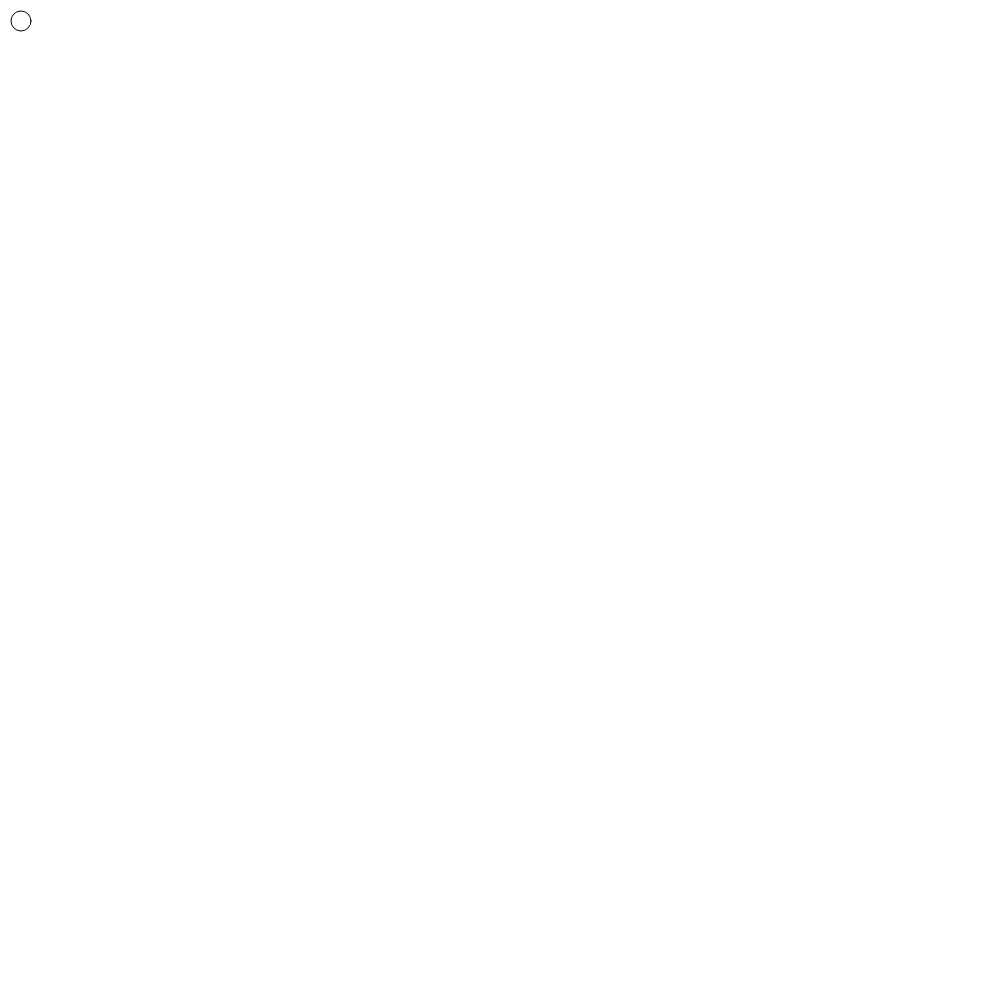
Frame 1 (no input)
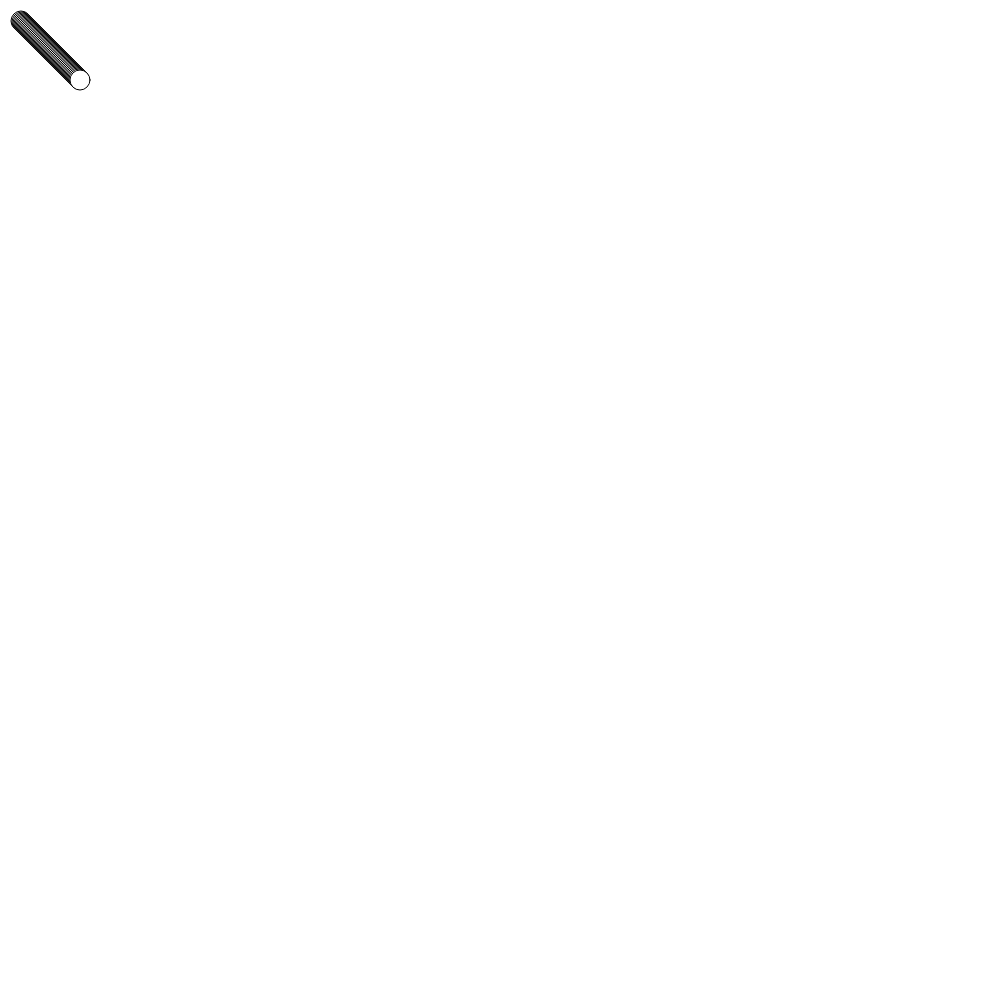
Frame 60 (no input)
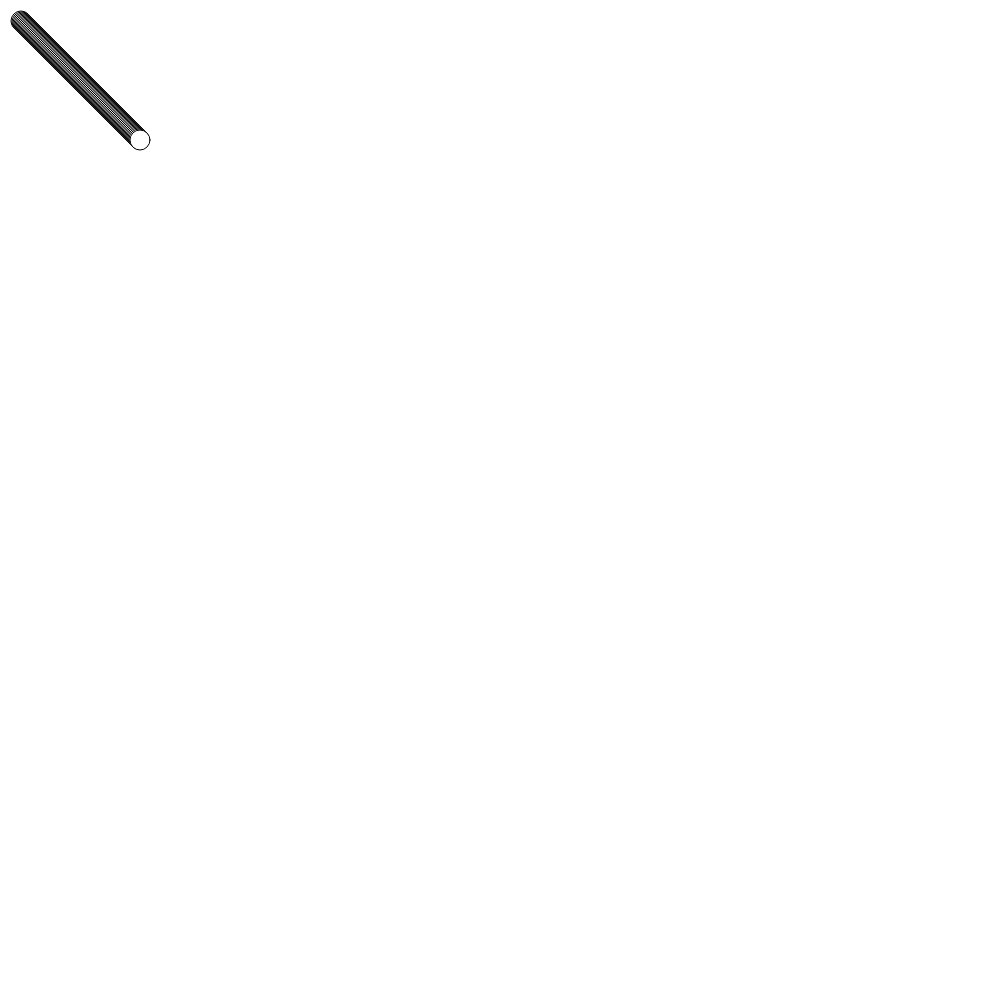
Frame 120 (the mouse pressed at the canvas centre since frame 60)

The p5.js sketch that drew these frames (run headless with seeded random() and noise() and a simulated clock; from frame 60 on, the mouse is pressed at the canvas centre):

// p5.js sketch
// ── sketch.js
var ball = {
    x: 20, 
    y: 20,
   draw: function() {
     this.x = this.x + 1;
     this.y = this.y + 1
      ellipse(this.x, this.y, 20, 20);
      
    }
};

function setup() {
  createCanvas(1000, 1000);
  
}

function draw() {
 ball.draw();
}
